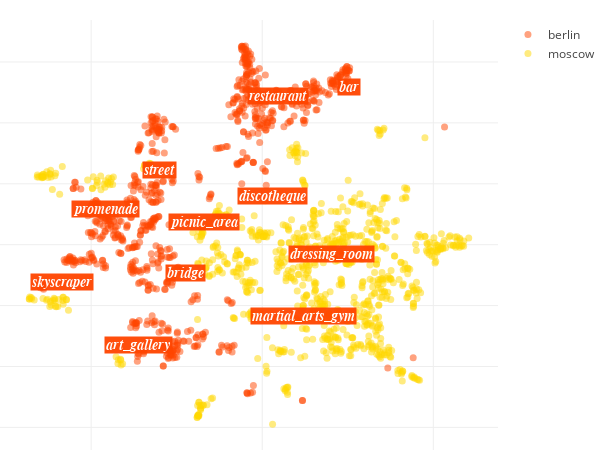

Here is the notebook cell this chart was saved with:
### Code cell
class LocationsScatterStyle:
    MARKER_OPACITY = 0.5
    MARKER_SIZE = 7
    PLOT_HEIGHT = 450
    PLOT_WIDTH = 600
    TARGET_COLOR = 'orangered'
    OPPOSITE_COLOR = 'gold'
    ANNOTATION_BACKGROUND = 'orangered'
    ANNOTATION_FONT_SIZE = 14
    ANNOTATION_OPACITY = 0.95
    ANNOTATION_FONT_COLOR = 'white'
    ANNOTATION_FONT_NAME = 'arial'
    MARGIN = dict(l=0, r=30, b=0, t=20)    

    
def locations_scatter_plot(locs_x, locs_y, 
                           opposite_locs_x,opposite_locs_y,
                          locs_labels, opposite_locs_labels):
    
    def create_scatter(x, y, colors, labels, name, size, opacity):
        return go.Scatter(x=x, y=y,
                          mode='markers',
                          hoverinfo='text', 
                          text=labels, name=name,
                          marker=dict(size=size, 
                                      color=colors,
                                      opacity=opacity))
    style = LocationsScatterStyle
    
    annotations = []
    
    for l, x, y in zip(tag_labels, 
                       [x[0] for x in tag_labels_coordinates], 
                       [x[1] for x in tag_labels_coordinates]):
        
        annotations.append(
            go.Annotation(x = x, y = y, 
                          xanchor="center",
                          showarrow=False, 
                          text="<i><b>{}".format(l),
                          opacity=style.ANNOTATION_OPACITY,
                          bgcolor=style.ANNOTATION_BACKGROUND,
                          font=dict(size=style.ANNOTATION_FONT_SIZE, 
                                    color=style.ANNOTATION_FONT_COLOR, 
                                    family=style.ANNOTATION_FONT_NAME)))
    
    data = [create_scatter(locs_x, locs_y, 
                           style.TARGET_COLOR, 
                           locs_labels, CITY,
                           style.MARKER_SIZE, 
                           style.MARKER_OPACITY),
            
            create_scatter(opposite_locs_x, opposite_locs_y, 
                           style.OPPOSITE_COLOR, 
                           opposite_locs_labels, 
                           opposite_city,
                           style.MARKER_SIZE, 
                           style.MARKER_OPACITY)]

    axis_style = dict(showticklabels=False, zeroline=False)
    
    layout = go.Layout(height=style.PLOT_HEIGHT, 
                       width=style.PLOT_WIDTH,
                       margin=style.MARGIN, 
                       hovermode='closest',
                       xaxis=axis_style, 
                       yaxis=axis_style)
    
    fig = go.Figure(data=data, layout=layout)
    fig['layout']['annotations'] = annotations
    py.iplot(fig, show_link=False)


locations_scatter_plot(np.array(visual_data[0])[indexes_target],
                       np.array(visual_data[1])[indexes_target], 
                       np.array(visual_data[0])[indexes_opposite],
                       np.array(visual_data[1])[indexes_opposite],
                       labels[indexes_target], labels[indexes_opposite])

### Figure 1 — Plotly figure (JSON) as saved in the notebook; plotly's stock layout.template omitted (floating-point values rounded to 4 significant figures; data arrays with more than 128 entries replaced by an {"elided": "..."} marker saying what was removed)
{"data": [{"hoverinfo": "text", "marker": {"color": "orangered", "opacity": 0.5, "size": 7}, "mode": "markers", "name": "berlin", "text": {"elided": "774 str values"}, "type": "scatter", "uid": "70d809d8-3541-11e9-9f0c-3c15c2cf2370", "x": {"elided": "774 float values"}, "y": {"elided": "774 float values"}}, {"hoverinfo": "text", "marker": {"color": "gold", "opacity": 0.5, "size": 7}, "mode": "markers", "name": "moscow", "text": {"elided": "885 str values"}, "type": "scatter", "uid": "70d80ba4-3541-11e9-9d99-3c15c2cf2370", "x": {"elided": "885 float values"}, "y": {"elided": "885 float values"}}], "layout": {"annotations": [{"bgcolor": "orangered", "font": {"color": "white", "family": "arial", "size": 14}, "opacity": 0.95, "showarrow": false, "text": "<i><b>restaurant", "x": 4.608, "xanchor": "center", "y": 48.92}, {"bgcolor": "orangered", "font": {"color": "white", "family": "arial", "size": 14}, "opacity": 0.95, "showarrow": false, "text": "<i><b>street", "x": -29.9, "xanchor": "center", "y": 24.61}, {"bgcolor": "orangered", "font": {"color": "white", "family": "arial", "size": 14}, "opacity": 0.95, "showarrow": false, "text": "<i><b>bar", "x": 25.31, "xanchor": "center", "y": 51.82}, {"bgcolor": "orangered", "font": {"color": "white", "family": "arial", "size": 14}, "opacity": 0.95, "showarrow": false, "text": "<i><b>discotheque", "x": 2.894, "xanchor": "center", "y": 15.83}, {"bgcolor": "orangered", "font": {"color": "white", "family": "arial", "size": 14}, "opacity": 0.95, "showarrow": false, "text": "<i><b>promenade", "x": -45.85, "xanchor": "center", "y": 11.71}, {"bgcolor": "orangered", "font": {"color": "white", "family": "arial", "size": 14}, "opacity": 0.95, "showarrow": false, "text": "<i><b>art_gallery", "x": -36.29, "xanchor": "center", "y": -32.9}, {"bgcolor": "orangered", "font": {"color": "white", "family": "arial", "size": 14}, "opacity": 0.95, "showarrow": false, "text": "<i><b>bridge", "x": -22.43, "xanchor": "center", "y": -9.249}, {"bgcolor": "orangered", "font": {"color": "white", "family": "arial", "size": 14}, "opacity": 0.95, "showarrow": false, "text": "<i><b>dressing_room", "x": 20.23, "xanchor": "center", "y": -3.01}, {"bgcolor": "orangered", "font": {"color": "white", "family": "arial", "size": 14}, "opacity": 0.95, "showarrow": false, "text": "<i><b>picnic_area", "x": -17.08, "xanchor": "center", "y": 7.468}, {"bgcolor": "orangered", "font": {"color": "white", "family": "arial", "size": 14}, "opacity": 0.95, "showarrow": false, "text": "<i><b>skyscraper", "x": -58.5, "xanchor": "center", "y": -12.19}, {"bgcolor": "orangered", "font": {"color": "white", "family": "arial", "size": 14}, "opacity": 0.95, "showarrow": false, "text": "<i><b>martial_arts_gym", "x": 12.04, "xanchor": "center", "y": -23.26}], "height": 450, "hovermode": "closest", "margin": {"b": 0, "l": 0, "r": 30, "t": 20}, "width": 600, "xaxis": {"showticklabels": false, "zeroline": false}, "yaxis": {"showticklabels": false, "zeroline": false}}}
